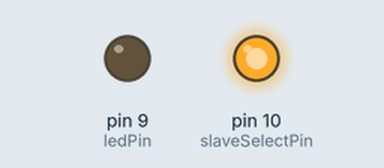
This sketch was run on a simulated Arduino Uno, built with avr-gcc and run on an emulated ATmega328P. Shown: output pins drawn as LEDs (lit = HIGH).

Above: at 1.5 s.
At 4.5 s:
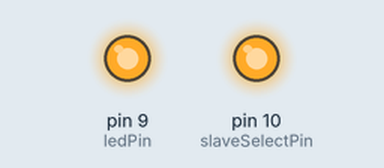
Timing chart, 0 to 6.9 s (numbered marks = the images above):
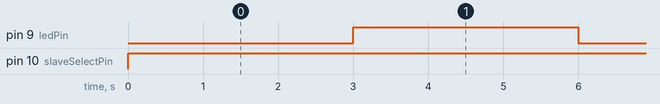

Measured:
- by itself, pin 9 (ledPin): alternates HIGH for 3.0 s and LOW for 3.0 s
- by itself, pin 10 (slaveSelectPin): LOW → HIGH at 0.00 s

The sketch:

AD5260_digitalPotentiometer.ino
```cpp
/*
  Digital Pot Control

  This example controls an Analog Devices AD5260 digital potentiometer.
  The AD5260 has 1 potentiometer channel. Each channel's pins are labeled
  A - connect this to voltage
  W - this is the pot's wiper, which changes when you set it
  B - connect this to ground.

 The AD5260 is SPI-compatible,and to command it, you send one byte
 with the resistance value (0 - 255).

 The circuit:
  * A pin of AD5260 connected to +5V
  * B pin of AD5260 connected to ground
  * An LED and a 220-ohm resisor in series connected from each W pin to ground
  * CS - to digital pin 10  (SS pin)
  * SDI - to digital pin 11 (MOSI pin)
  * CLK - to digital pin 13 (SCK pin)

 created 04 Oct 2015
 by Chip Audette

 based on Arduino Example AD5206 by Tom Igoe

*/


// include the SPI library:
#include <SPI.h>


// set pin 10 as the slave select for the digital pot:
const int slaveSelectPin = 10;
const int ledPin = 9;
int LED_ON = 1;
void setup() {

  //start serial for debugging
  Serial.begin(115200);

  // set the slaveSelectPin as an output:
  pinMode (slaveSelectPin, OUTPUT);
  pinMode (slaveSelectPin, HIGH);
  pinMode(ledPin,OUTPUT);
  digitalWrite(ledPin,LED_ON);

  // initialize SPI:
  SPI.begin();
  SPI.beginTransaction(SPISettings(20000000, MSBFIRST, SPI_MODE0));
}

void loop() {

  // change the resistance from min to max:
  for (int level = 0; level < 255; level += 50) {
    LED_ON = !LED_ON;
    digitalWrite(ledPin,LED_ON);

    //to go as fast as possible, comment out these print statments
//    Serial.print("Commanding value: ");
//    Serial.print(level);
//    Serial.print(", Should Indicate ");
//    Serial.print(((float)level)/255.0*5.0);
//    Serial.println(" V");

    //send value via SPI
    digitalWrite(slaveSelectPin,LOW);// take the SS pin low to select the chip
    SPI.transfer(level);//  send value via SPI:
    digitalWrite(slaveSelectPin,HIGH);// take the SS pin high to de-select the chip

    //wait to allow measurement with voltmeter
    delay(3000);  //comment out this line to go as fast as possible
  }
}
```
